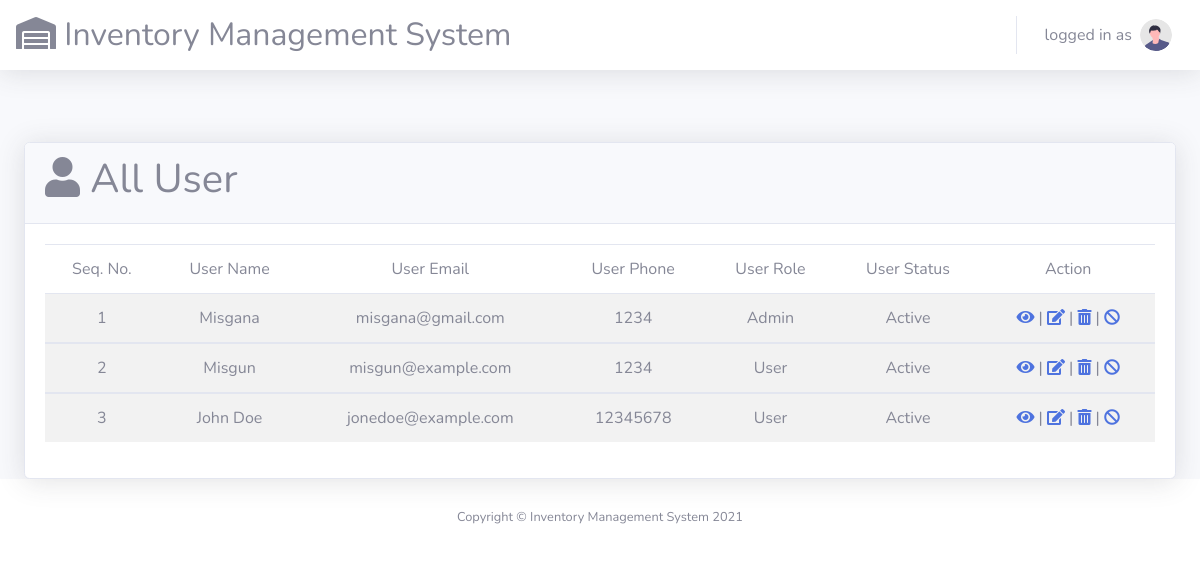
Page /all-user.php on the committed database.
### tables this page shows
CREATE TABLE `user` (
  `id` int(11) NOT NULL,
  `fullname` varchar(100) NOT NULL,
  `email` varchar(100) NOT NULL,
  `password` varchar(100) NOT NULL,
  `role` varchar(100) NOT NULL,
  `tel` int(100) NOT NULL,
  `status` varchar(100) NOT NULL
);

### all-user.php (the view, shortened to what this page needs)
<!DOCTYPE html>
<html lang="en">
<head>
    <?php
        include_once 'includes/head.php';
    ?>
</head>
<body id="page-top">
    <div id="wrapper">
        <div id="content-wrapper" class="d-flex flex-column">
            <div id="content">
                <?php
                    include_once 'includes/nav.php';
                ?>
                <div class="container-fluid">
                    <div class="card shadow mt-5">
                        <div class="card-header">
                            <h1><i class="fas fa-user"></i> All User</h1>
                        </div>
                        <div class="card-body">
                            <table class="table table-striped table-hover">
                                <thead style="text-align:center;">
                                    <tr>
                                        <td>Seq. No.</td>
                                        <td>User Name</td>
                                        <td>User Email</td>
                                        <td>User Phone</td>
                                        <td>User Role</td>
                                        <td>User Status</td>
                                        <td>Action</td>
                                    </tr>
                                </thead>
                                <?php
                                    $records = mysqli_query($conn,"SELECT * FROM `user`") OR die(mysqli_error($conn));
                                    $i = 1;
                                    while($record=mysqli_fetch_assoc($records)){
                                        $id = $record['id'];
                                ?>
                                <tbody style="text-align:center;">
                                    <tr>
                                        <td><?php echo $i; ?></td>
                                        <td><?php echo $record['fullname']; ?></td>
                                        <td><?php echo $record['email']; ?></td>
                                        <td><?php echo $record['tel']; ?></td>
                                        <td><?php echo $record['role']; ?></td>
                                        <td><?php echo $record['status']; ?></td>
                                        <td><a href="view-user.php?id=<?php echo $id; ?>"><i class="fas fa-eye"></i></a> | <a href="user-update.php?id=<?php echo $id; ?>"><i class="fas fa-edit"></i></a> | <a href="#"><i class="fas fa-trash-alt"></i></a> | <a href="#"><i class="fas fa-ban"></i></a></td>
                                    </tr>
                                <?php
                                    $i++;
                                }
                                ?>
                                </tbody>
                            </table>
                        </div>
                    </div>
                </div>
            </div>
            <footer class="sticky-footer bg-white">
                <?php
                    include_once 'includes/footer.php';
                ?>
            </footer>
        </div>
    </div>
</body>
</html>

### includes/head.php (shortened to what this page needs)
<link href="vendor/fontawesome-free/css/all.min.css" rel="stylesheet" type="text/css">
<link href="css/sb-admin-2.min.css" rel="stylesheet">

### includes/nav.php (shortened to what this page needs)
<nav class="navbar navbar-expand navbar-light bg-white topbar mb-4 static-top shadow">
                    <h2 class="mb-5 mt-5"><i class="fas fa-warehouse"></i> Inventory Management System</h2>
                    <ul class="navbar-nav ml-auto">
                        <li class="nav-item dropdown no-arrow">
                            <a class="nav-link dropdown-toggle" href="#" id="userDropdown" role="button"
                                data-toggle="dropdown" aria-haspopup="true" aria-expanded="false">
                                <span class="mr-2 d-none d-lg-inline text-gray-600"><b><?php echo  $_SESSION['username']; ?></b> logged in as <b><?php echo  $_SESSION['role']; ?></b></span>
                                <img class="img-profile rounded-circle"
                                    src="img/undraw_profile.svg">
                            </a>
                        </li>
                    </ul>
                </nav>

### includes/footer.php
<div class="container my-auto">
     <div class="copyright text-center my-auto">
         <span>Copyright &copy; Inventory Management System 2021</span>
     </div>
</div>

### rows in the picture
user: fullname "Misgana", email "misgana@gmail.com", tel "1234", role "Admin", status "Active"
user: fullname "Misgun", email "misgun@example.com", tel "1234", role "User", status "Active"
user: fullname "John Doe", email "jonedoe@example.com", tel "12345678", role "User", status "Active"
